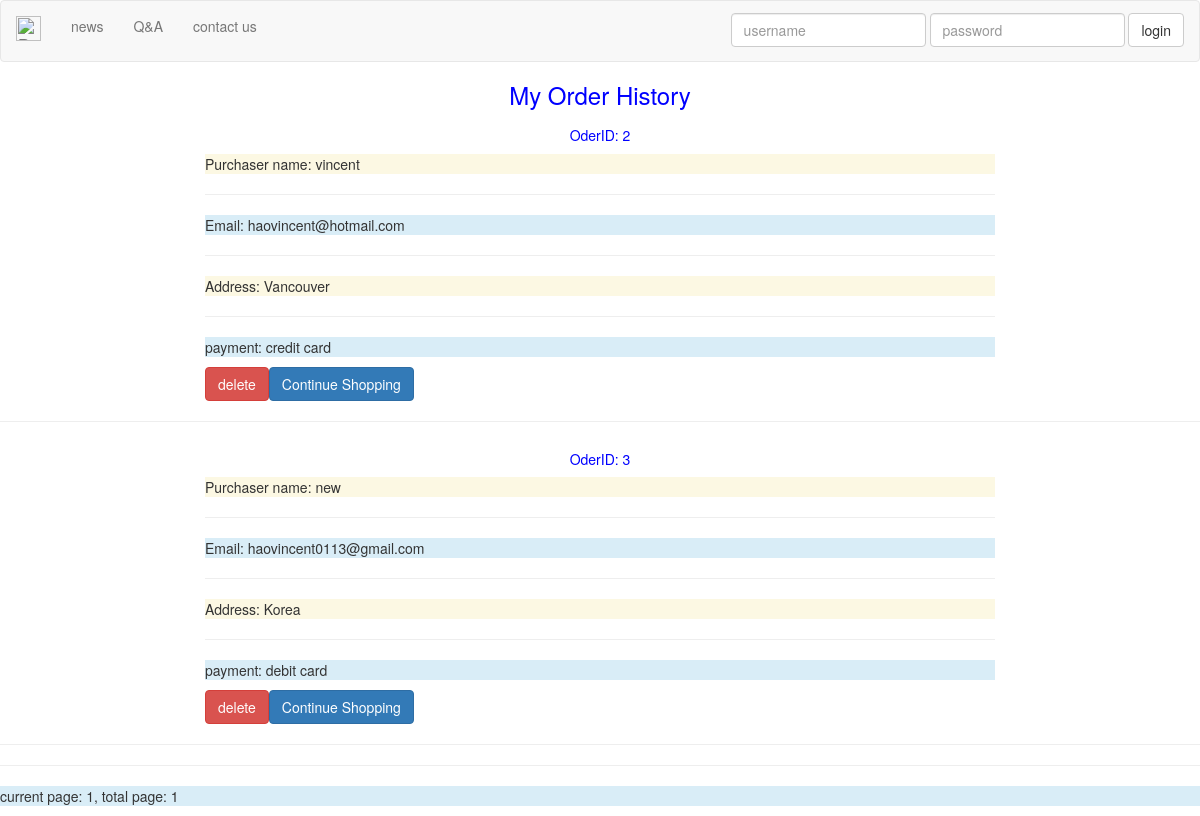
Page /shopping/order/view/ on the committed database.
### shopping/models.py (models this page shows)
class Order(models.Model):
	name = models.CharField(max_length=100)
	email = models.EmailField()
	address = models.TextField()
	payment = models.CharField(max_length=50)

### shopping/views.py (the view)
def view_order(request):
	order_list = Order.objects.all()
	paginator = Paginator(order_list, 15)
	page = request.GET.get('page')
	try:
		orders = paginator.page(page)
	except PageNotAnInteger:
		orders = paginator.page(1)
	except EmptyPage:
		orders = paginator.page(paginator.num_pages)
	template = loader.get_template('shopping/view_order.html')
	context = {'orders': orders}
	return HttpResponse(template.render(context, request))

### shopping/templates/shopping/view_order.html (shortened to what this page needs)
{% extends "base.html" %}
{% block title %} <h3 style="color:blue;text-align:center;">My Order History</h3> {% endblock %}
{% block content %}
{% for item in orders.object_list %}
<div class="row">
	<div class="col-md-8 col-md-offset-2">
		<h5 style="color:blue;text-align:center;">OderID: {{item.id}}</h5>
		<p class="bg-warning">Purchaser name: {{item.name}}</p>
		<hr>
		<p class="bg-info">Email: {{item.email}}</p>
		<hr>
		<p class="bg-warning">Address: {{item.address}}</p>
		<hr>
		<p class="bg-info">payment: {{item.payment}}</p>
		<a class="btn btn-primary" href="{% url 'shopping.views.catalog' %}">Continue Shopping</a>
		<a type="button" class="btn btn-danger"  style="float:left" href="{% url 'shopping.views.delete_order' item.id %}">delete</a>
	</div>
</div>
<hr>
{% endfor %}
		<hr>
		<p class="bg-info">current page: {{ orders.number }}, total page: {{ orders.paginator.num_pages }}</pe>
{% endblock %}

### rows in the picture
Order: id "2", name "vincent", email "haovincent@hotmail.com", address "Vancouver", payment "credit card"
Order: id "3", name "new", email "haovincent0113@gmail.com", address "Korea", payment "debit card"

### other values in the picture
{{ orders.number }} "1"
{{ orders.paginator.num_pages }} "1"
